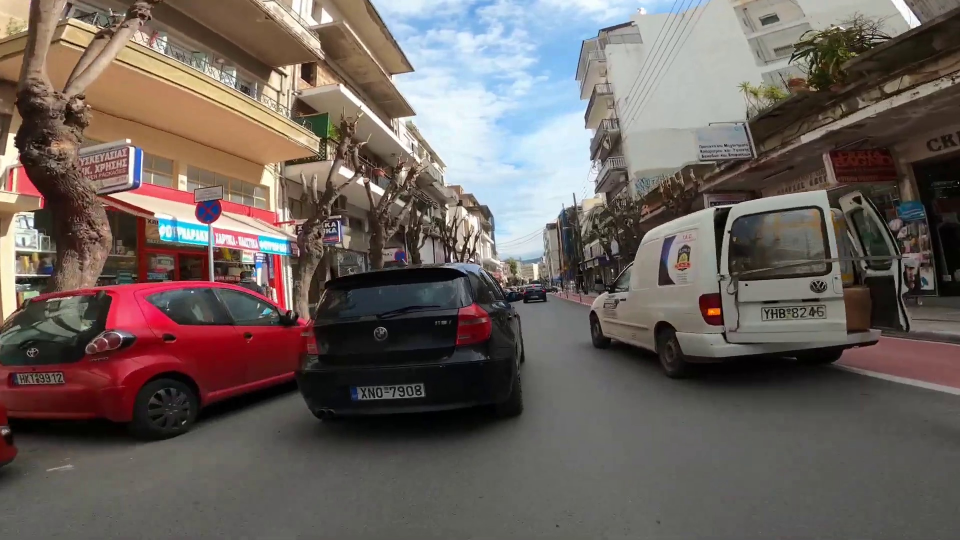
#> input picture src/logic/content/frame.jpg, 1920 x 1080 px (shown at 1/2 size)
$ python -i binarization.py   (imports and definitions only)   (Python 2 division)
#> lines starting #> are read from the running program, lines starting #| are printed output that depends on the picture
import cv2
import numpy as np

def adaptive_binarize(data: dict,
                      block_size: int = 35,
                      c: int = 10,
                      bg_blur_size: int = 51) -> dict:
    """
    Perform adaptive binarization of an image, taking uneven lighting into account.

    Args:
        block_size (int): Size of the neighborhood to calculate the threshold (must be odd and >1).
        c (int): Constant subtracted from the mean or weighted sum.
        bg_blur_size (int): Kernel size for Gaussian blur to estimate background illumination (must be odd).

    Returns:
        np.ndarray: Binary image (uint8) with values 0 or 255.
    """


    image: np.ndarray = data["image"]
    # Convert to grayscale if needed
    if len(image.shape) == 3 and image.shape[2] == 3:
        gray = cv2.cvtColor(image, cv2.COLOR_BGR2GRAY)
    else:
        gray = image.copy()

    # Estimate background illumination by blurring
    if bg_blur_size > 1:
        if bg_blur_size % 2 == 0:
            bg_blur_size += 1  # ensure odd
        background = cv2.GaussianBlur(gray, (bg_blur_size, bg_blur_size), 0)
        # Avoid division by zero
        background = np.where(background == 0, 1, background)
        # Normalize image by its background
        norm = cv2.divide(gray, background, scale=255)
    else:
        norm = gray

    # Ensure block_size is odd and >1
    if block_size % 2 == 0:
        block_size += 1
    if block_size <= 1:
        block_size = 3

    # Apply adaptive thresholding
    binary = cv2.adaptiveThreshold(
        norm,
        maxValue=255,
        adaptiveMethod=cv2.ADAPTIVE_THRESH_GAUSSIAN_C,
        thresholdType=cv2.THRESH_BINARY,
        blockSize=block_size,
        C=c
    )

    return {"image" : binary}


def otsu_binarize(data: dict,
                      block_size: int = 35,
                      c: int = 10,
                      bg_blur_size: int = 51) -> dict:
    """
    Perform binarization of an image using Otsu's method, optionally normalizing
    for uneven lighting by dividing by a blurred background.

    Args:
        block_size (int): Unused in Otsu's method, retained for interface compatibility.
        c (int): Unused in Otsu's method, retained for interface compatibility.
        bg_blur_size (int): Kernel size for Gaussian blur to estimate background illumination (must be odd).

    Returns:
        dict: Dictionary with binarized image under key "image".
    """

    image: np.ndarray = data["image"]
    # Convert to grayscale if needed
    if len(image.shape) == 3 and image.shape[2] == 3:
        gray = cv2.cvtColor(image, cv2.COLOR_BGR2GRAY)
    else:
        gray = image.copy()

    # Estimate background illumination by blurring
    if bg_blur_size > 1:
        if bg_blur_size % 2 == 0:
            bg_blur_size += 1  # ensure odd
        background = cv2.GaussianBlur(gray, (bg_blur_size, bg_blur_size), 0)
        background = np.where(background == 0, 1, background)  # avoid division by zero
        norm = cv2.divide(gray, background, scale=255)
    else:
        norm = gray

    # Apply Otsu's thresholding
    _, binary = cv2.threshold(norm, 0, 255, cv2.THRESH_BINARY + cv2.THRESH_OTSU)

    return {"image": binary}

>>> import cv2
>>> picture = cv2.imread('../content/frame.jpg', cv2.IMREAD_GRAYSCALE)
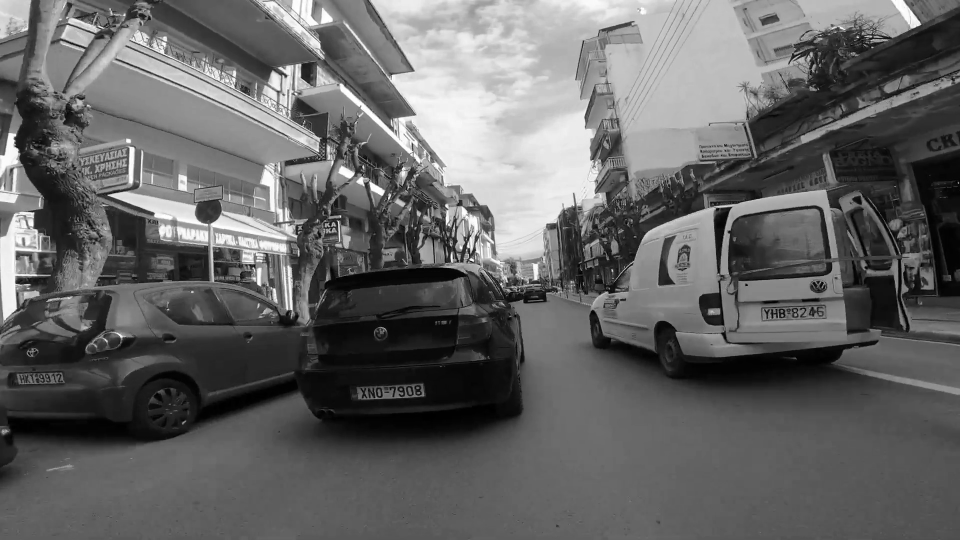
#> picture: shape (1080, 1920) (shown at 1/2 size); min 0, max 255, mean 100.7
>>> result = adaptive_binarize(picture)
#> (the run stopped early here; a loop or call above may not have finished)
